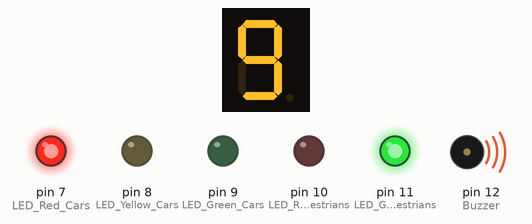
Simulated run of this sketch. Board: Arduino Uno, built with avr-gcc and run on an emulated ATmega328P. Parts: 1-digit seven-segment display, output pins drawn as LEDs (lit = HIGH), buzzer (waves = sounding). Wiring (inferred from the names in the program): 1-digit 7-segment display, segments lit when HIGH: segments pin 6, pin 5, pin 4, pin 3, pin 2, pin 1, pin 0. The segment pins are drawn as the display they are named for; pins used as bus, display or sensor lines are not drawn.

Above: at 0.1 s.
At 4.1 s:
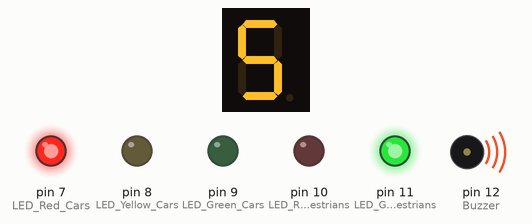
At 9.1 s:
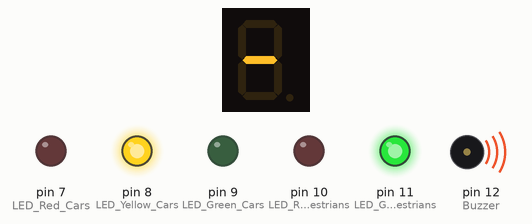
At 9.6 s:
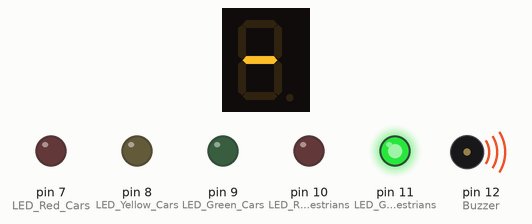
At 10.1 s:
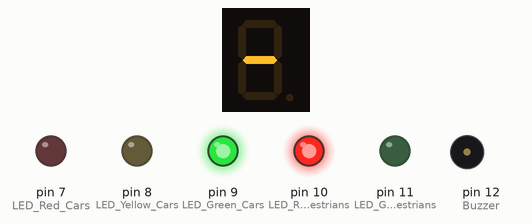
At 15.1 s:
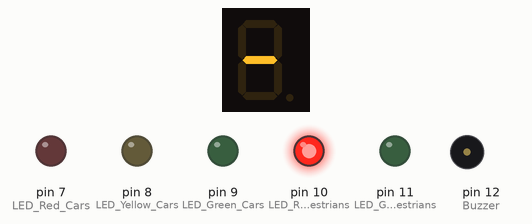
Timing chart, 0 to 40.0 s (numbered marks = the images above):
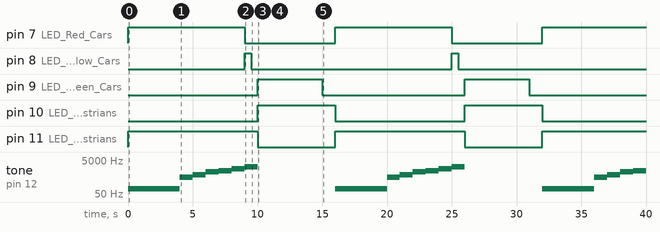

Measured:
- by itself, pin 7 (LED_Red_Cars): alternates HIGH for 9.0 s and LOW for 7.0 s
- by itself, pin 8 (LED_Yellow_Cars): alternates HIGH for 0.50 s and LOW for 15.5 s
- by itself, pin 9 (LED_Green_Cars): alternates HIGH for 5.0 s and LOW for 11.0 s
- by itself, pin 10 (LED_Red_Pedestrians): alternates HIGH for 6.0 s and LOW for 10.0 s
- by itself, pin 11 (LED_Green_Pedestrians): alternates HIGH for 10.0 s and LOW for 6.0 s
- by itself, tone on pin 12 (Buzzer): repeats every 16.0 s: 500 Hz 1.0 s, 700 Hz 1.0 s, 1000 Hz 1.0 s, 1200 Hz 1.0 s, 1500 Hz 1.0 s, 2000 Hz 1.0 s, silent 6.0 s, 100 Hz 4.0 s
- what the display in image 1 shows lasts 1.0 s, from 4.0 s to 5.0 s

The sketch:

code.ino
```cpp
#define A  6
#define B  5
#define C  4
#define D  3
#define E  2
#define F  1
#define G  0
#define LED_Red_Cars 7
#define LED_Yellow_Cars 8
#define LED_Green_Cars 9
#define LED_Red_Pedestrians 10
#define LED_Green_Pedestrians 11
#define Buzzer 12

void setup()
{
  pinMode(LED_Red_Cars, OUTPUT);
  pinMode(LED_Yellow_Cars, OUTPUT);
  pinMode(LED_Green_Cars, OUTPUT);
  pinMode(LED_Red_Pedestrians, OUTPUT);
  pinMode(LED_Green_Pedestrians, OUTPUT);
  pinMode(Buzzer, OUTPUT);
  pinMode(A, OUTPUT);
  pinMode(B, OUTPUT);
  pinMode(C, OUTPUT);
  pinMode(D, OUTPUT);
  pinMode(E, OUTPUT);
  pinMode(F, OUTPUT);
  pinMode(G, OUTPUT);
}

void loop()
{
  digitalWrite(LED_Red_Cars, HIGH);
  digitalWrite(LED_Green_Pedestrians, HIGH);
  digitalWrite(LED_Red_Pedestrians, LOW);
  tone(12, 100);

  //9
  digitalWrite(A, HIGH);
  digitalWrite(B, HIGH);
  digitalWrite(C, HIGH);
  digitalWrite(D, HIGH);
  digitalWrite(E, LOW);
  digitalWrite(F, HIGH);
  digitalWrite(G, HIGH);
  delay(1000);

  //8
  digitalWrite(A, HIGH);
  digitalWrite(B, HIGH);
  digitalWrite(C, HIGH);
  digitalWrite(D, HIGH);
  digitalWrite(E, HIGH);
  digitalWrite(F, HIGH);
  digitalWrite(G, HIGH);
 delay(1000);

 //7
  digitalWrite(A, HIGH);
  digitalWrite(B, HIGH);
  digitalWrite(C, HIGH);
  digitalWrite(D, LOW);
  digitalWrite(E, LOW);
  digitalWrite(F, LOW);
  digitalWrite(G, LOW);
  delay(1000);

  //6
  digitalWrite(A, HIGH);
  digitalWrite(B, LOW);
  digitalWrite(C, HIGH);
  digitalWrite(D, HIGH);
  digitalWrite(E, HIGH);
  digitalWrite(F, HIGH);
  digitalWrite(G, HIGH);
  delay(1000);

  //5
  tone(12, 500);
  digitalWrite(A, HIGH);
  digitalWrite(B, LOW);
  digitalWrite(C, HIGH);
  digitalWrite(D, HIGH);
  digitalWrite(E, LOW);
  digitalWrite(F, HIGH);
  digitalWrite(G, HIGH);
  delay(1000);

  //4
  tone(12, 700);
  digitalWrite(A, LOW);
  digitalWrite(B, HIGH);
  digitalWrite(C, HIGH);
  digitalWrite(D, LOW);
  digitalWrite(E, LOW);
  digitalWrite(F, HIGH);
  digitalWrite(G, HIGH);
  delay(1000);

  //3
   tone(12, 1000);
  digitalWrite(A, HIGH);
  digitalWrite(B, HIGH);
  digitalWrite(C, HIGH);
  digitalWrite(D, HIGH);
  digitalWrite(E, LOW);
  digitalWrite(F, LOW);
  digitalWrite(G, HIGH);
  delay(1000);

  //2
   tone(12, 1200);
  digitalWrite(A, HIGH);
  digitalWrite(B, HIGH);
  digitalWrite(C, LOW);
  digitalWrite(D, HIGH);
  digitalWrite(E, HIGH);
  digitalWrite(F, LOW);
  digitalWrite(G, HIGH);
  delay(1000);

  //1
  tone(12, 1500);
  digitalWrite(A, LOW);
  digitalWrite(B, HIGH);
  digitalWrite(C, HIGH);
  digitalWrite(D, LOW);
  digitalWrite(E, LOW);
  digitalWrite(F, LOW);
  digitalWrite(G, LOW);
  delay(1000);

  //LINE
 tone(12, 2000);
  digitalWrite(A, LOW);
  digitalWrite(B, LOW);
  digitalWrite(C, LOW);
  digitalWrite(D, LOW);
  digitalWrite(E, LOW);
  digitalWrite(F, LOW);
  digitalWrite(G, LOW);
  digitalWrite(G, HIGH);
  digitalWrite(LED_Red_Pedestrians, LOW);
  digitalWrite(LED_Red_Cars, LOW);


  digitalWrite(LED_Yellow_Cars, HIGH);
  delay(500);

  digitalWrite(LED_Yellow_Cars, LOW);
  delay(500);
  noTone(12);

  digitalWrite(LED_Green_Cars, HIGH);
   digitalWrite(LED_Red_Pedestrians, HIGH);
   digitalWrite(LED_Green_Pedestrians, LOW);
  delay(5000);

  digitalWrite(LED_Green_Cars, LOW);
  delay(1000);
}
```
